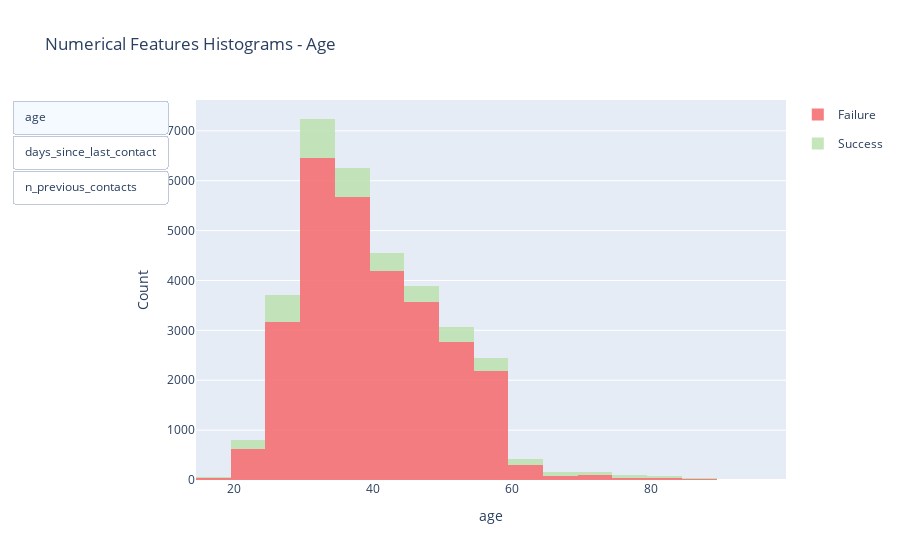

This figure's notebook cell:
### Markdown cell above
We will exclude customers, who have not been contacted previously (`days_since_last_contact` == 999) from visualisation to improve the readability of the `days_since_last_contact` distribution.

### Code cell
def create_num_histogram(col: str, success: bool) -> go.Histogram:
    """Create a histogram for a numerical column.
    
    Excludes the 999 value for days_since_last_contact to
    get a better view of the distribution.

    `age` is the first column. Visible on initialisation.

    Args:
        col (str): The column name.
        success (bool): Whether to count successful or unsuccessful calls.
    
    Returns:
        go.Histogram: The histogram.

    """

    col_display = df[df["success"] == success][col] \
        if col != "days_since_last_contact" \
        else df[(df["days_since_last_contact"] != 999) & (df["success"] == success)][col]
    
    return go.Histogram(
        x=col_display,
        nbinsx=20,
        name="Success" if success else "Failure",
        marker=dict(color='rgba(191, 227, 180, 0.9)' if success else 'rgba(244, 113, 116, 0.9)'),
        legendgroup="Success" if success else "Failure",
        showlegend=True,
        visible=col == "age",  # only show the job column on initialisation
    )

num_histograms = [create_num_histogram(col, success) for col in num_columns for success in [False, True]]

buttons = [
    dict(
        label=col, 
        method="update", 
        args=[
            {"visible": [col == c for c in num_columns for success in [False, True]]},
            {
                "title": f"Numerical Features Histograms - {col.capitalize()}",  # update the title with the selected column name
                "xaxis": {"title": col}  # update the x-axis title with the selected column name
            },
        ]
    ) for col in num_columns
]

layout = go.Layout(
    title="Numerical Features Histograms - Age",  # initial title
    barmode="stack",  # stack hists
    updatemenus=[
        dict(
            type="buttons",
            showactive=True,
            buttons=buttons,
        )
    ],
    xaxis_title="age",  # initial x-axis title
    yaxis_title="Count",  # static y-axis title
)

fig = go.Figure(data=num_histograms, layout=layout)
fig.show()

# statistics on customers who have not been contacted previously (days_since_last_contact == 999)
not_contacted = (df["days_since_last_contact"] == 999).sum()
print(f"Number of customers who have not been contacted previously: {not_contacted} ({not_contacted / len(df) * 100:.2f}%)")
print(f"Success rate of customers who have not been contacted previously: "
      f"{df[df['days_since_last_contact'] == 999]['success'].value_counts(normalize=True)[True] * 100:.2f}%")

### Figure 1 — Plotly figure (JSON) as saved in the notebook; plotly's stock layout.template omitted (floating-point values rounded to 4 significant figures; data arrays with more than 128 entries replaced by an {"elided": "..."} marker saying what was removed)
{"data": [{"legendgroup": "Failure", "marker": {"color": "rgba(244, 113, 116, 0.9)"}, "name": "Failure", "nbinsx": 20, "showlegend": true, "type": "histogram", "visible": true, "x": {"elided": "29238 int values"}}, {"legendgroup": "Success", "marker": {"color": "rgba(191, 227, 180, 0.9)"}, "name": "Success", "nbinsx": 20, "showlegend": true, "type": "histogram", "visible": true, "x": {"elided": "3712 int values"}}, {"legendgroup": "Failure", "marker": {"color": "rgba(244, 113, 116, 0.9)"}, "name": "Failure", "nbinsx": 20, "showlegend": true, "type": "histogram", "visible": false, "x": {"elided": "446 int values"}}, {"legendgroup": "Success", "marker": {"color": "rgba(191, 227, 180, 0.9)"}, "name": "Success", "nbinsx": 20, "showlegend": true, "type": "histogram", "visible": false, "x": {"elided": "780 int values"}}, {"legendgroup": "Failure", "marker": {"color": "rgba(244, 113, 116, 0.9)"}, "name": "Failure", "nbinsx": 20, "showlegend": true, "type": "histogram", "visible": false, "x": {"elided": "29238 int values"}}, {"legendgroup": "Success", "marker": {"color": "rgba(191, 227, 180, 0.9)"}, "name": "Success", "nbinsx": 20, "showlegend": true, "type": "histogram", "visible": false, "x": {"elided": "3712 int values"}}], "layout": {"barmode": "stack", "title": {"text": "Numerical Features Histograms - Age"}, "updatemenus": [{"buttons": [{"args": [{"visible": [true, true, false, false, false, false]}, {"title": "Numerical Features Histograms - Age", "xaxis": {"title": "age"}}], "label": "age", "method": "update"}, {"args": [{"visible": [false, false, true, true, false, false]}, {"title": "Numerical Features Histograms - Days_since_last_contact", "xaxis": {"title": "days_since_last_contact"}}], "label": "days_since_last_contact", "method": "update"}, {"args": [{"visible": [false, false, false, false, true, true]}, {"title": "Numerical Features Histograms - N_previous_contacts", "xaxis": {"title": "n_previous_contacts"}}], "label": "n_previous_contacts", "method": "update"}], "showactive": true, "type": "buttons"}], "xaxis": {"title": {"text": "age"}}, "yaxis": {"title": {"text": "Count"}}}}
